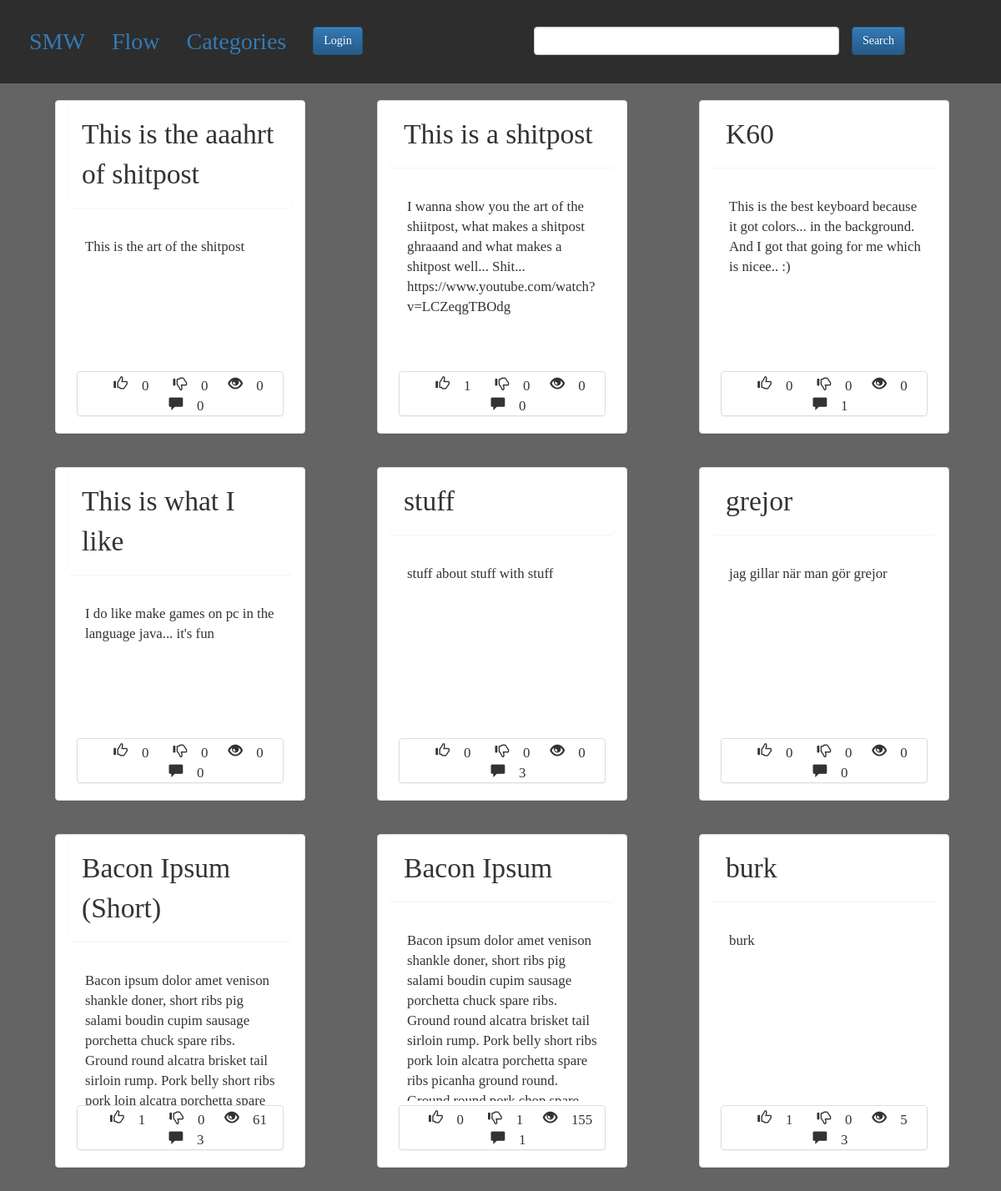
/Flow/, run on the app's committed database.
### smw/models.py (models this page shows, shortened)
class Post(models.Model):
    User = models.ForeignKey(authUser, on_delete=models.CASCADE)
    Category = models.ForeignKey(Category, on_delete=models.CASCADE)
    Title = models.CharField(max_length=200)
    Idea = models.TextField(unique=True)
    Tags = models.CharField(max_length=200, blank=True, null=True)
    Views = models.IntegerField(default=0)
    Wants = models.ManyToManyField(authUser, related_name="Wants")
    Shlts = models.ManyToManyField(authUser, related_name="Shlts")
    Post_Date = models.DateTimeField(default=datetime.now)
    def comment_count(self):
         return self.comment_set.count()
    def Want_count(self):
        return self.Wants.all().count()
    def Shlt_count(self):
        return self.Shlts.all().count()

### smw/views.py (the view)
# urls.py: url(r'^Flow/$', views.FlowView.as_view(), name='flow'),#flow view of all posts
class FlowView(generic.ListView):
    template_name = "smw/flow.html"
    def get_queryset(self):
        if self.request.user.is_authenticated:
            user = self.request.user
            lst = Post.objects.order_by("-Post_Date").exclude(Shlts=user)
            return lst
        else:
            return Post.objects.order_by("-Post_Date")

### smw/templates/smw/flow.html (shortened to what this page needs)
{% extends 'smw/base.html' %}
{% block body %}
{% include 'smw/idea_list.html'%}
{% endblock %}

### smw/templates/smw/idea_list.html
{% for idea in object_list %}
<div class="cont">
<div class="panel panel-default col-lg-3 col-md-5 col-sm-11 col-xs-11 panelCust">
    <p class="panel panel-title postTitle"><a href="{% url 'smw:post' idea.pk %}">{{idea.Title}}</a></p>
    <div class="panel-body postBod">
        <p>{{idea.Idea}}</p>
    </div>
    <center>
        <div class="panel panel-default col-mg-12 col-sm-10 col-sm-offset-1 col-xs-12 panel-stats">
            <p class="glyphicon glyphicon-thumbs-up glyphicon-danger"> {{idea.Want_count}}</p>
            <p class="glyphicon glyphicon-thumbs-down"> {{idea.Shlt_count}}</p>
            <p class="glyphicon glyphicon-eye-open"> {{idea.Views}}</p>
            <p class="glyphicon glyphicon-comment"> {{idea.comment_count}}</p>
        </div>
    </center>
</div>
    </div>
{% endfor %}

### smw/static/smw/style.css (style rules this page uses)
html { position: relative; min-height: 100%; }
* { padding: 0px; margin: 0px; box-sizing: border-box; font-family: "Lucida Console", serif; }
body { background-color: rgb(100, 100, 100); padding-bottom: 100px; }
.glyphicon { margin: 0px 0px 0px 15px; }
.panelCust { margin: 20px 20px 20px 5.5%; font-size: 1.2em; height: 400px; overflow: hidden; }
.panel-body { overflow: hidden; word-break: keep-all; max-height: 280px; height: 55%; }
.postTitle { padding: 15px; font-size: 2em; overflow: hidden; }
.panel-stats { position: absolute; bottom: 0px; left: 0px; }
.postBod { margin-top: 20px; margin-left: 5px; }
.glyphicon-thumbs-up { padding: 5px; border-radius: 15px; }
.glyphicon-thumbs-down { padding: 5px; border-radius: 15px; }

### data on the page
Post: Title "This is the aaahrt of shitpost", Idea "This is the art of the shitpost", Want_count "0", Shlt_count "0", Views "0", comment_count "0"
Post: Title "This is a shitpost", Idea "I wanna show you the art of the shiitpost, what makes a shitpost ghraaand and what makes a shitpost well... Shit... https://www.youtube.com/watch?v=LCZeqgTBOdg", Want_count "1", Shlt_count "0", Views "0", comment_count "0"
Post: Title "K60", Idea "This is the best keyboard because it got colors... in the background. And I got that going for me which is nicee.. :)", Want_count "0", Shlt_count "0", Views "0", comment_count "1"
Post: Title "This is what I like", Idea "I do like make games on pc in the language java... it's fun", Want_count "0", Shlt_count "0", Views "0", comment_count "0"
Post: Title "stuff", Idea "stuff about stuff with stuff", Want_count "0", Shlt_count "0", Views "0", comment_count "3"
Post: Title "grejor", Idea "jag gillar när man gör grejor", Want_count "0", Shlt_count "0", Views "0", comment_count "0"
Post: Title "Bacon Ipsum (Short)", Idea "Bacon ipsum dolor amet venison shankle doner, short ribs pig salami boudin cupim sausage porchetta chuck spare ribs. Ground round alcatra brisket tail sirloin rump. Pork belly short ribs pork loin alcatra porchetta spare…", Want_count "1", Shlt_count "0", Views "61", comment_count "3"
Post: Title "Bacon Ipsum", Idea "Bacon ipsum dolor amet venison shankle doner, short ribs pig salami boudin cupim sausage porchetta chuck spare ribs. Ground round alcatra brisket tail sirloin rump. Pork belly short ribs pork loin alcatra porchetta spare ribs picanha ground round.…", Want_count "0", Shlt_count "1", Views "155", comment_count "1"
Post: Title "burk", Idea "burk", Want_count "1", Shlt_count "0", Views "5", comment_count "3"
